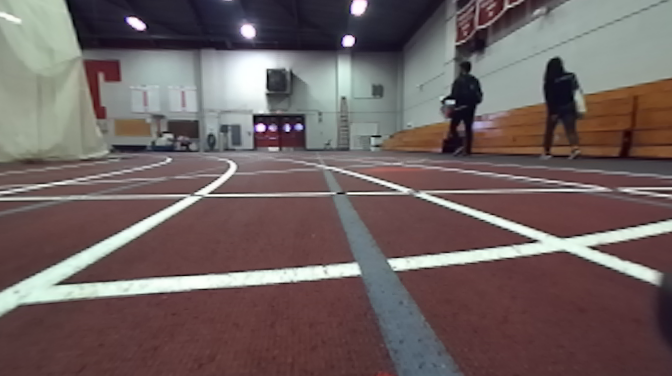
#> input picture media/TrackPics/4_whitelines.png, 672 x 376 px
$ jupyter execute 'Lane Detection Test.ipynb'
#> lines starting #> are read from the running program, lines starting #| are printed output that depends on the picture; after the words box and inside, x2 and y2 are one past the last pixel; in counts of white or black regions, pixels touching at a corner belong together
[cell 1]
import os
import re
import cv2
import numpy as np
from tqdm import tqdm_notebook
import matplotlib.pyplot as plt

[cell 2]
test_image_path="../media/TrackPics/4_whitelines.png"
image = cv2.imread(test_image_path)
#> image is the input picture: shape (376, 672, 3); mean B, G, R 96, 96.7, 110.7

plt.figure(figsize=(10,10))
plt.imshow(cv2.cvtColor(image, cv2.COLOR_BGR2RGB))
plt.show()

[cell 3]
print(image.shape)
#| (376, 672, 3)

[cell 4]
# create a zero array
stencil = np.zeros_like(image[:,:,0])
# specify coordinates of the polygon
#polygon = np.array([[-150,376], [280,160], [400,160], [1100,376]])
polygon = np.array([[0,376], [0,150], [672,150], [672,376]])
# fill polygon with ones
cv2.fillConvexPoly(stencil, polygon, 1)
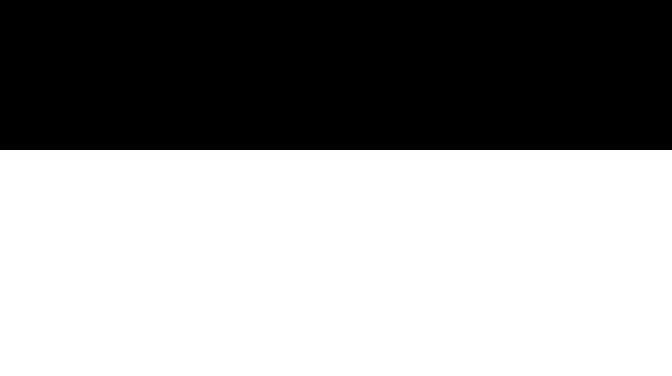
#> stencil: shape (376, 672); values 0 (black) and 1 (white), 60.1% white; 1 black region, box (x1, y1, x2, y2) and area: (0, 0, 672, 150) 100800
plt.figure(figsize=(10,10))
plt.imshow(stencil, cmap= "gray")
plt.show()

[cell 5]
# apply polygon as a mask on the frame
img = cv2.bitwise_and(image[:,:,0], image[:,:,0], mask=stencil)
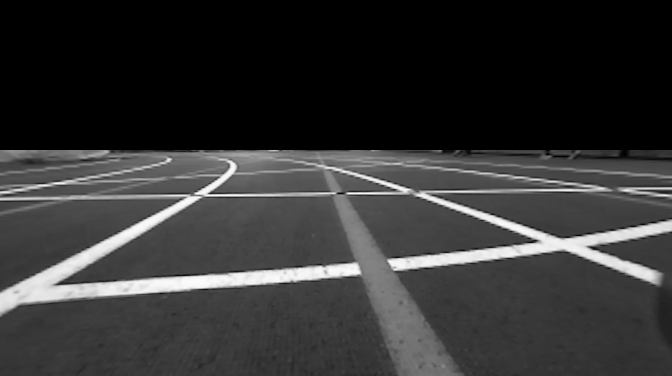
#> img: shape (376, 672); min 0, max 254, mean 51.8

# plot masked frame
plt.figure(figsize=(10,10))
plt.imshow(img, cmap= "gray")
plt.show()

[cell 6]
# apply image thresholding
ret, thresh = cv2.threshold(img, 165, 200, cv2.THRESH_BINARY)
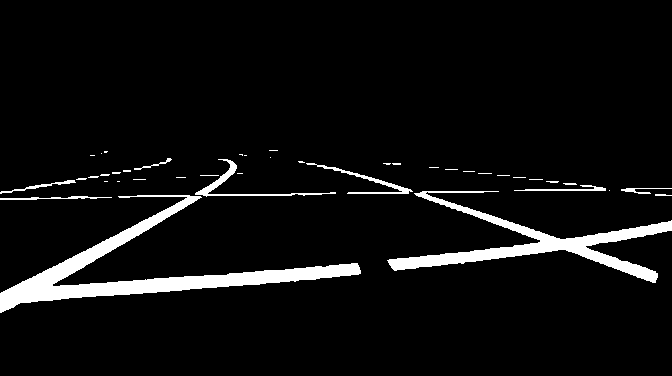
#> thresh: shape (376, 672); values 0 (black) and 200 (white), 5.8% white; 41 white regions (29 under 20 px), largest, box (x1, y1, x2, y2) and area: (0, 195, 361, 313) 7345, (387, 191, 672, 283) 5080, (195, 159, 336, 197) 594

# plot image
plt.figure(figsize=(10,10))
plt.imshow(thresh, cmap= "gray")
plt.show()

[cell 7]
lines = cv2.HoughLinesP(thresh, 1, np.pi/180, 60, maxLineGap=200)
#> lines = 49 rows, first 6: [0, 303, 653, 234], [0, 304, 643, 236], [0, 300, 671, 229], [0, 199, 671, 188], [0, 306, 616, 241], [0, 307, 595, 244]
lines_filtered = []
# create a copy of the original frame
dmy = image[:,:,0].copy()
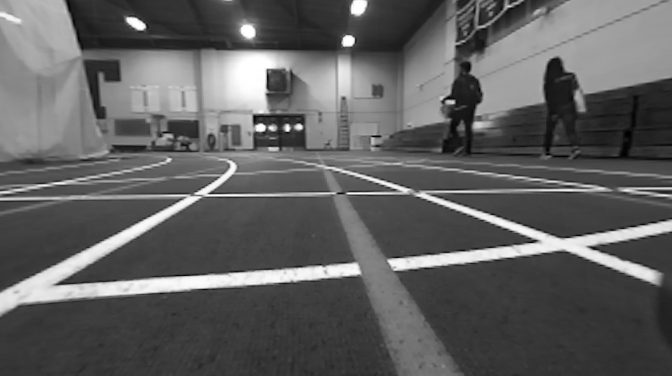
#> dmy: shape (376, 672); min 0, max 255, mean 96

# draw Hough lines
for line in lines:
  x1, y1, x2, y2 = line[0]

  m = (y2-y1)/(x2-x1)
  if (abs(m) > 0.3):
      lines_filtered.append(line)
      cv2.line(dmy, (x1, y1), (x2, y2), (0, 0, 0), 3)
#> this loop made 49 passes
#> (x1, y1, x2, y2, m) on passes 1 to 12: (0, 303, 653, 234, -0.106), (0, 304, 643, 236, -0.106), (0, 300, 671, 229, -0.106), (0, 199, 671, 188, -0.0164), (0, 306, 616, 241, -0.106), (0, 307, 595, 244, -0.106), (0, 298, 273, 270, -0.103), (0, 301, 671, 230, -0.106), (0, 302, 661, 232, -0.106), (1, 198, 628, 188, -0.0159), (0, 308, 586, 247, -0.104), (0, 296, 192, 276, -0.104)
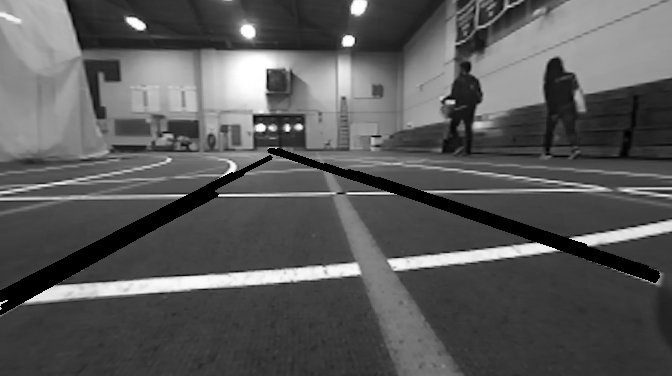
#> dmy: shape (376, 672); 3.79% of pixels changed, all inside (x1, y1, x2, y2) = (0, 148, 660, 315)
#> after the loop, lines_filtered = 22 items, first 6: [[2, 295, 242, 173]], [[0, 294, 270, 157]], [[348, 171, 647, 268]], [[324, 165, 657, 273]], [[0, 299, 207, 194]], [[1, 297, 213, 189]]

# plot frame
plt.figure(figsize=(10,10))
plt.imshow(cv2.cvtColor(dmy, cv2.COLOR_BGR2RGB))
plt.show()

[cell 8]
lines_filtered
#> Out has the same summary as lines_filtered

[cell 9]
y_lookahead = 225
sumx = 0;

for line in lines_filtered:
  x1, y1, x2, y2 = line[0]

  m = (y2-y1)/(x2-x1)
  b = y2-(m*x2)

  x_lookahead = (y_lookahead-b)/m
  sumx += x_lookahead
#> this loop made 22 passes
#> (x1, y1, x2, y2, m, b, x_lookahead, sumx) on passes 1 to 12: (2, 295, 242, 173, -0.508, 296, 139.7, 139.7), (0, 294, 270, 157, -0.507, 294, 136, 275.7), (348, 171, 647, 268, 0.324, 58.1, 514.5, 790.1), (324, 165, 657, 273, 0.324, 59.92, 509, 1299.1), (0, 299, 207, 194, -0.507, 299, 145.9, 1445), (1, 297, 213, 189, -0.509, 297.5, 142.3, 1587.4), (10, 296, 211, 194, -0.507, 301.1, 149.9, 1737.3), (1, 292, 232, 174, -0.511, 292.5, 132.2, 1869.4), (10, 298, 215, 194, -0.507, 303.1, 153.9, 2023.3), (272, 150, 657, 275, 0.325, 61.69, 503, 2526.3), (269, 150, 657, 276, 0.325, 62.64, 500, 3026.3), (378, 179, 585, 246, 0.324, 56.65, 520.1, 3546.4)
#> after the loop, sumx = 6093.8

avgx = sumx/(len(lines_filtered))
#> avgx = 277

cv2.circle(dmy, (int(avgx), int(y_lookahead)), 5, (0, 0, 0), 3)
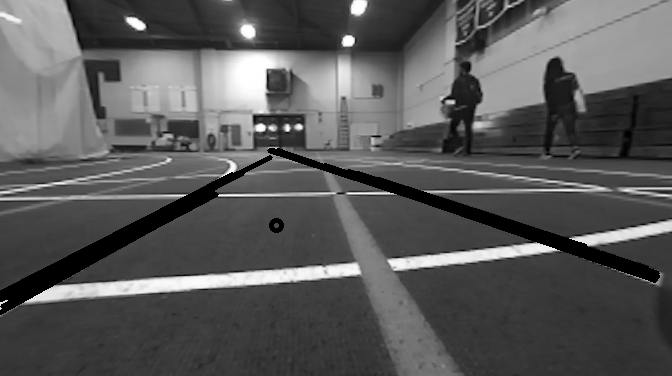
#> dmy: shape (376, 672); 0.06% of pixels changed, all inside (x1, y1, x2, y2) = (269, 218, 284, 233)
print((int(avgx), int(y_lookahead)))
#| (276, 225)
plt.figure(figsize=(10,10))
plt.imshow(cv2.cvtColor(dmy, cv2.COLOR_BGR2RGB))
plt.show()

$ run again, with media/TrackPics/1_curve_whitesegment.png copied over media/TrackPics/4_whitelines.png
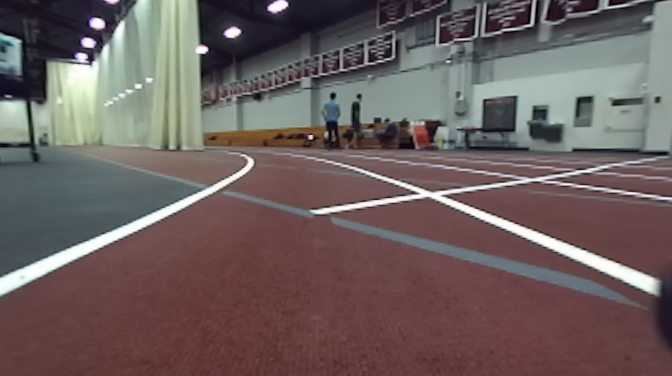
#> input picture media/TrackPics/1_curve_whitesegment.png, 672 x 376 px
#> image is the input picture: shape (376, 672, 3); mean B, G, R 94.1, 95.4, 108.4
#| (376, 672, 3)
#> stencil: shape (376, 672); values 0 (black) and 1 (white), 60.1% white; 1 black region, box (x1, y1, x2, y2) and area: (0, 0, 672, 150) 100800
#> `ret, thresh = cv2.threshold(img, 165, 200, cv2.THRESH_BINARY)`:
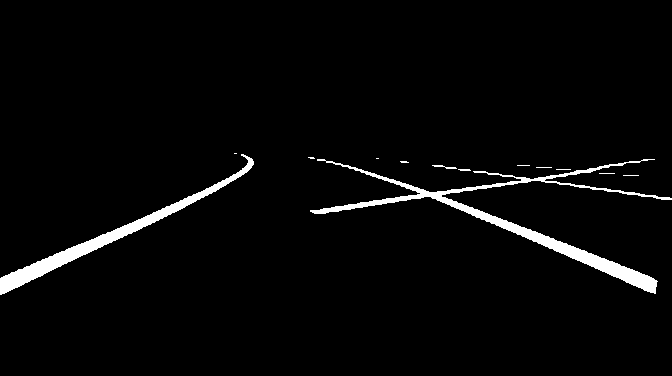
#> thresh: shape (376, 672); values 0 (black) and 200 (white), 3% white; 13 white regions (9 under 20 px), largest, box (x1, y1, x2, y2) and area: (310, 159, 672, 294) 4521, (0, 154, 254, 295) 2944, (432, 165, 457, 169) 44, (458, 169, 471, 171) 23
#> lines = 32 rows, first 6: [0, 290, 251, 167], [354, 167, 656, 282], [340, 163, 656, 284], [81, 243, 592, 171], [0, 288, 253, 164], [385, 177, 657, 281]
#> the loop `for line in lines:` made 32 passes
#> (x1, y1, x2, y2, m) on passes 1 to 8: (0, 290, 251, 167, -0.49), (354, 167, 656, 282, 0.381), (340, 163, 656, 284, 0.383), (81, 243, 592, 171, -0.141), (0, 288, 253, 164, -0.49), (385, 177, 657, 281, 0.382), (0, 292, 246, 172, -0.488), (0, 294, 235, 179, -0.489)
#> after the loop `for line in lines:`: lines_filtered = 24 items, first 6: [[0, 290, 251, 167]], [[354, 167, 656, 282]], [[340, 163, 656, 284]], [[0, 288, 253, 164]], [[385, 177, 657, 281]], [[0, 292, 246, 172]]
#> Out has the same summary as lines_filtered
#> the loop `for line in lines_filtered:` made 24 passes
#> (x1, y1, x2, y2, m, b, x_lookahead, sumx) on passes 1 to 8: (0, 290, 251, 167, -0.49, 290, 132.6, 132.6), (354, 167, 656, 282, 0.381, 32.2, 506.3, 639), (340, 163, 656, 284, 0.383, 32.81, 501.9, 1140.9), (0, 288, 253, 164, -0.49, 288, 128.5, 1269.4), (385, 177, 657, 281, 0.382, 29.79, 510.5, 1780), (0, 292, 246, 172, -0.488, 292, 137.3, 1917.3), (0, 294, 235, 179, -0.489, 294, 141, 2058.3), (405, 183, 653, 278, 0.383, 27.86, 514.6, 2572.9)
#> after the loop `for line in lines_filtered:`: sumx = 7223.6
#> avgx = 301
#> `cv2.circle(dmy, (int(avgx), int(y_lookahead)), 5, (0, 0, 0), 3)`:
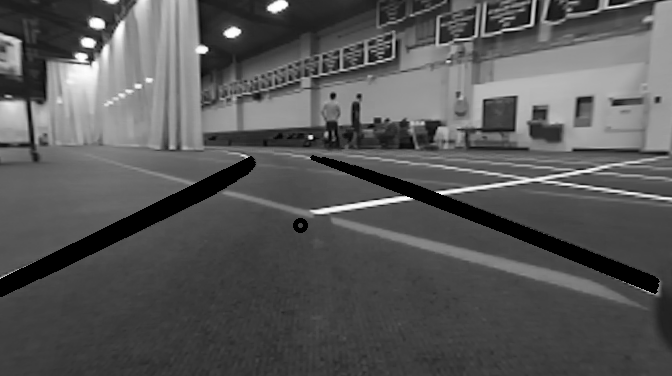
#> dmy: shape (376, 672); min 0, max 255, mean 87
#| (300, 225)

$ run again, with media/TrackPics/1_straight.png copied over media/TrackPics/4_whitelines.png
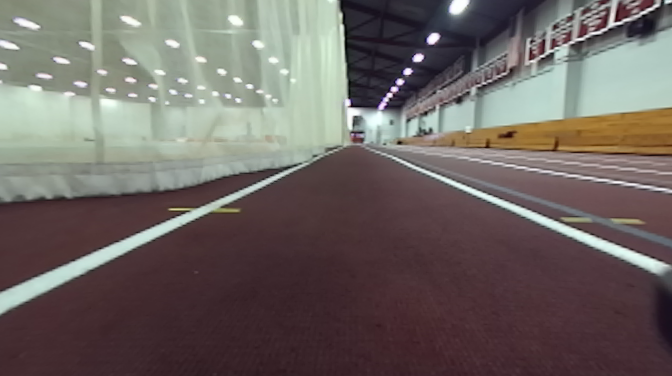
#> input picture media/TrackPics/1_straight.png, 672 x 376 px
#> image is the input picture: shape (376, 672, 3); mean B, G, R 98.4, 101.6, 109.9
#| (376, 672, 3)
#> stencil: shape (376, 672); values 0 (black) and 1 (white), 60.1% white; 1 black region, box (x1, y1, x2, y2) and area: (0, 0, 672, 150) 100800
#> `ret, thresh = cv2.threshold(img, 165, 200, cv2.THRESH_BINARY)`:
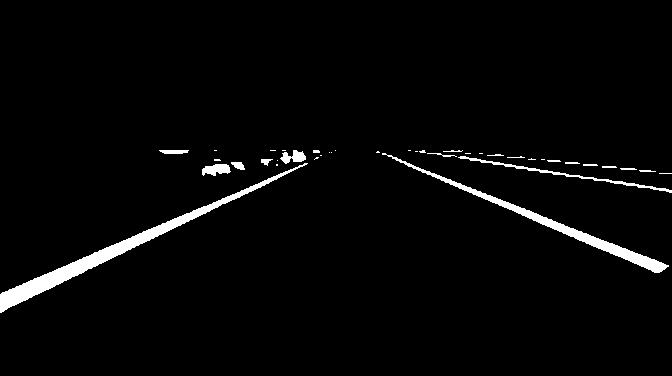
#> thresh: shape (376, 672); values 0 (black) and 200 (white), 2.8% white; 39 white regions (20 under 20 px), largest, box (x1, y1, x2, y2) and area: (0, 163, 308, 313) 3316, (382, 153, 669, 273) 2092, (458, 156, 672, 193) 560
#> lines = 31 rows, first 6: [0, 311, 321, 155], [0, 310, 290, 169], [376, 152, 664, 269], [377, 152, 665, 268], [0, 303, 273, 176], [377, 151, 666, 267]
#> the loop `for line in lines:` made 31 passes
#> (x1, y1, x2, y2, m) on passes 1 to 8: (0, 311, 321, 155, -0.486), (0, 310, 290, 169, -0.486), (376, 152, 664, 269, 0.406), (377, 152, 665, 268, 0.403), (0, 303, 273, 176, -0.465), (377, 151, 666, 267, 0.401), (0, 297, 232, 194, -0.444), (417, 151, 671, 191, 0.157)
#> after the loop `for line in lines:`: lines_filtered = 22 items, first 6: [[0, 311, 321, 155]], [[0, 310, 290, 169]], [[376, 152, 664, 269]], [[377, 152, 665, 268]], [[0, 303, 273, 176]], [[377, 151, 666, 267]]
#> Out has the same summary as lines_filtered
#> the loop `for line in lines_filtered:` made 22 passes
#> (x1, y1, x2, y2, m, b, x_lookahead, sumx) on passes 1 to 8: (0, 311, 321, 155, -0.486, 311, 177, 177), (0, 310, 290, 169, -0.486, 310, 174.8, 351.8), (376, 152, 664, 269, 0.406, -0.75, 555.7, 907.5), (377, 152, 665, 268, 0.403, 0.153, 558.2, 1465.7), (0, 303, 273, 176, -0.465, 303, 167.7, 1633.4), (377, 151, 666, 267, 0.401, -0.322, 561.4, 2194.7), (0, 297, 232, 194, -0.444, 297, 162.2, 2356.9), (441, 180, 662, 270, 0.407, 0.407, 551.5, 2908.4)
#> after the loop `for line in lines_filtered:`: sumx = 6776.5
#> avgx = 308
#> `cv2.circle(dmy, (int(avgx), int(y_lookahead)), 5, (0, 0, 0), 3)`:
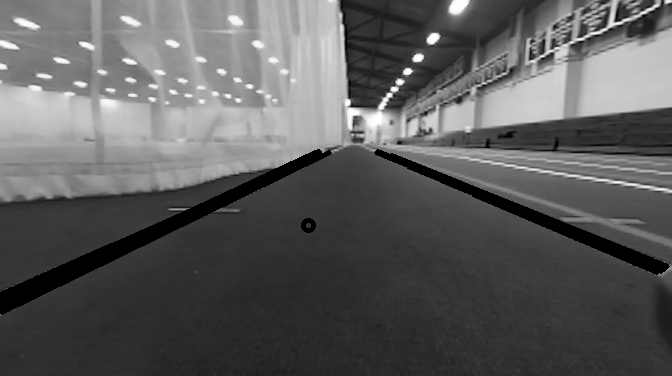
#> dmy: shape (376, 672); min 0, max 255, mean 92.3
#| (308, 225)

$ run again, with media/TrackPics/2_driftingright.png copied over media/TrackPics/4_whitelines.png
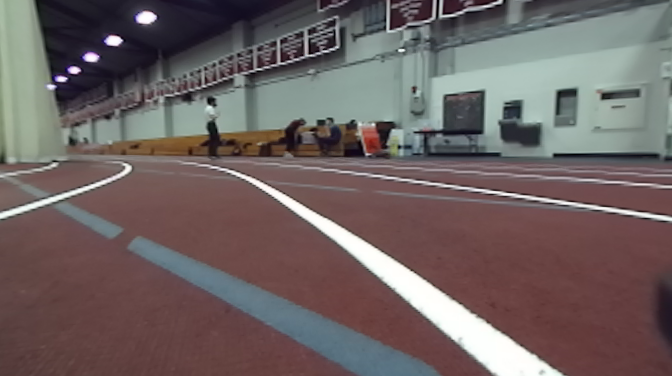
#> input picture media/TrackPics/2_driftingright.png, 672 x 376 px
#> image is the input picture: shape (376, 672, 3); mean B, G, R 97.8, 98.4, 110.2
#| (376, 672, 3)
#> stencil: shape (376, 672); values 0 (black) and 1 (white), 60.1% white; 1 black region, box (x1, y1, x2, y2) and area: (0, 0, 672, 150) 100800
#> `ret, thresh = cv2.threshold(img, 165, 200, cv2.THRESH_BINARY)`:
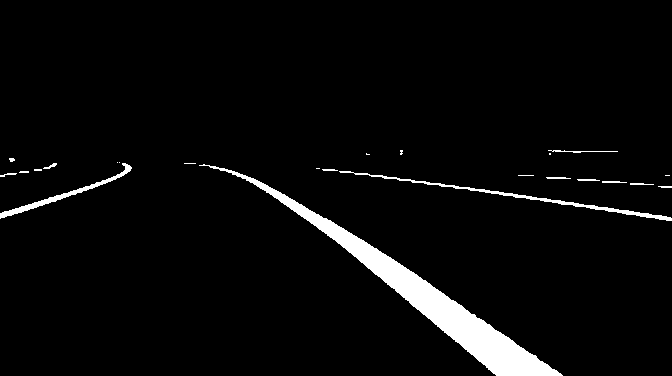
#> thresh: shape (376, 672); values 0 (black) and 200 (white), 4% white; 24 white regions (12 under 20 px), largest, box (x1, y1, x2, y2) and area: (199, 164, 563, 376) 7957, (339, 171, 672, 221) 971, (0, 163, 132, 219) 682
#> lines = 42 rows, first 6: [265, 184, 560, 375], [234, 171, 549, 375], [223, 168, 543, 375], [319, 168, 670, 217], [245, 175, 553, 375], [253, 178, 557, 375]
#> the loop `for line in lines:` made 42 passes
#> (x1, y1, x2, y2, m) on passes 1 to 8: (265, 184, 560, 375, 0.647), (234, 171, 549, 375, 0.648), (223, 168, 543, 375, 0.647), (319, 168, 670, 217, 0.14), (245, 175, 553, 375, 0.649), (253, 178, 557, 375, 0.648), (230, 170, 546, 375, 0.649), (280, 192, 562, 375, 0.649)
#> after the loop `for line in lines:`: lines_filtered = 37 items, first 6: [[265, 184, 560, 375]], [[234, 171, 549, 375]], [[223, 168, 543, 375]], [[245, 175, 553, 375]], [[253, 178, 557, 375]], [[230, 170, 546, 375]]
#> Out has the same summary as lines_filtered
#> the loop `for line in lines_filtered:` made 37 passes
#> (x1, y1, x2, y2, m, b, x_lookahead, sumx) on passes 1 to 8: (265, 184, 560, 375, 0.647, 12.42, 328.3, 328.3), (234, 171, 549, 375, 0.648, 19.46, 317.4, 645.7), (223, 168, 543, 375, 0.647, 23.75, 311.1, 956.8), (245, 175, 553, 375, 0.649, 15.91, 322, 1278.8), (253, 178, 557, 375, 0.648, 14.05, 325.5, 1604.4), (230, 170, 546, 375, 0.649, 20.79, 314.8, 1919.1), (280, 192, 562, 375, 0.649, 10.3, 330.9, 2250), (314, 212, 536, 356, 0.649, 8.32, 334, 2584)
#> after the loop `for line in lines_filtered:`: sumx = 9940.6
#> avgx = 268.7
#> `cv2.circle(dmy, (int(avgx), int(y_lookahead)), 5, (0, 0, 0), 3)`:
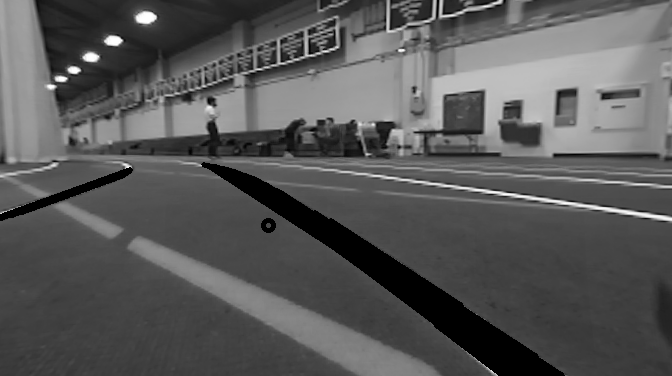
#> dmy: shape (376, 672); min 0, max 255, mean 88.3
#| (268, 225)
